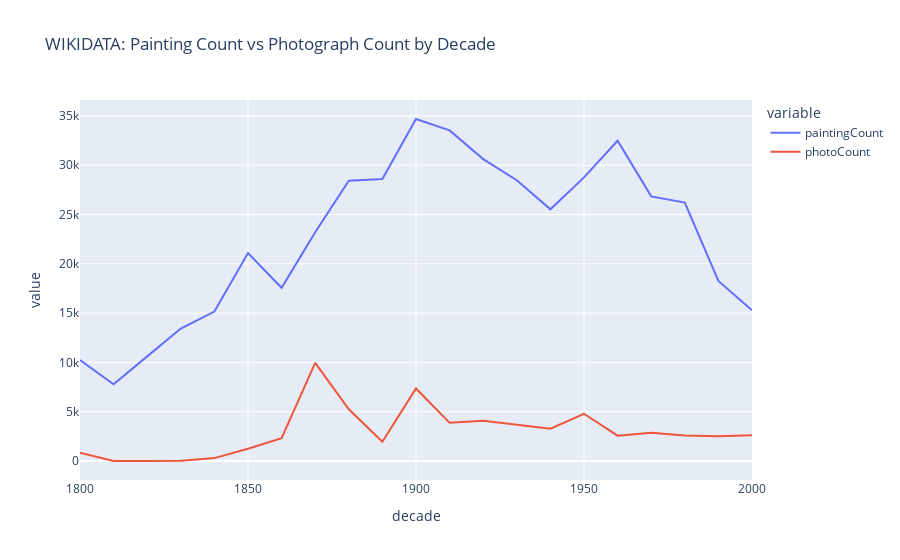

Notebook cell for this chart:
### Code cell
plt=px.line(dfcombined, x=dfcombined.decade, y=[dfcombined.paintingCount, dfcombined.photoCount], title='WIKIDATA: Painting Count vs Photograph Count by Decade')
plt.show()

### Figure 1 — Plotly figure (JSON) as saved in the notebook; plotly's stock layout.template omitted (floating-point values rounded to 4 significant figures)
{"data": [{"hovertemplate": "variable=paintingCount<br>decade=%{x}<br>value=%{y}<extra></extra>", "legendgroup": "paintingCount", "line": {"color": "#636efa", "dash": "solid"}, "marker": {"symbol": "circle"}, "mode": "lines", "name": "paintingCount", "orientation": "v", "showlegend": true, "type": "scatter", "x": [1800, 1810, 1820, 1830, 1840, 1850, 1860, 1870, 1880, 1890, 1900, 1910, 1920, 1930, 1940, 1950, 1960, 1970, 1980, 1990, 2000], "xaxis": "x", "y": [10232, 7776, 10616, 13439, 15153, 21084, 17572, 23193, 28426, 28590, 34684, 33530, 30618, 28476, 25526, 28765, 32482, 26840, 26204, 18265, 15293], "yaxis": "y"}, {"hovertemplate": "variable=photoCount<br>decade=%{x}<br>value=%{y}<extra></extra>", "legendgroup": "photoCount", "line": {"color": "#EF553B", "dash": "solid"}, "marker": {"symbol": "circle"}, "mode": "lines", "name": "photoCount", "orientation": "v", "showlegend": true, "type": "scatter", "x": [1800, 1810, 1820, 1830, 1840, 1850, 1860, 1870, 1880, 1890, 1900, 1910, 1920, 1930, 1940, 1950, 1960, 1970, 1980, 1990, 2000], "xaxis": "x", "y": [845, 6, 5, 27, 300, 1244, 2313, 9950, 5249, 1962, 7361, 3874, 4095, 3655, 3272, 4793, 2574, 2858, 2592, 2506, 2606], "yaxis": "y"}], "layout": {"legend": {"title": {"text": "variable"}, "tracegroupgap": 0}, "title": {"text": "WIKIDATA: Painting Count vs Photograph Count by Decade"}, "xaxis": {"anchor": "y", "domain": [0, 1], "title": {"text": "decade"}}, "yaxis": {"anchor": "x", "domain": [0, 1], "title": {"text": "value"}}}}
